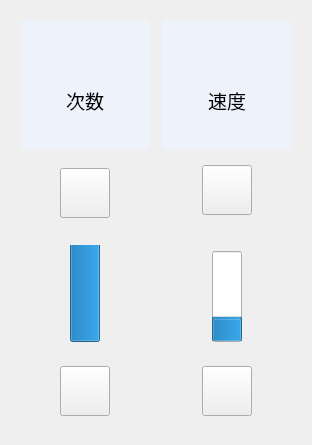
    <widget class="QWidget" name="widget_9" native="true">
     <property name="Style_Widget" stdset="0">
      <string>Style_White_Widget</string>
     </property>
     <layout class="QVBoxLayout" name="verticalLayout_2">
      <item>
       <widget class="QWidget" name="widget_4" native="true">
        <property name="styleSheet">
         <string notr="true">QToolButton {
	padding-top:30px;
    border-radius: 5px;
    border: 0px solid #525252;
    background-color: #EEF2FB;
}</string>
        </property>
        <layout class="QGridLayout" name="gridLayout_2">
         <item row="0" column="0">
          <widget class="QToolButton" name="toolButton_22">
           <property name="sizePolicy">
            <sizepolicy hsizetype="Preferred" vsizetype="Preferred">
             <horstretch>0</horstretch>
             <verstretch>0</verstretch>
            </sizepolicy>
           </property>
           <property name="minimumSize">
            <size>
             <width>130</width>
             <height>130</height>
            </size>
           </property>
           <property name="maximumSize">
            <size>
             <width>140</width>
             <height>16777215</height>
            </size>
           </property>
           <property name="font">
            <font>
             <pointsize>14</pointsize>
            </font>
           </property>
           <property name="text">
            <string>次数</string>
           </property>
           <property name="icon">
            <iconset resource="../../../resources/QtIntellectNurse.qrc">
             <normaloff>:/image/common/速度.png</normaloff>:/image/common/速度.png</iconset>
           </property>
           <property name="iconSize">
            <size>
             <width>36</width>
             <height>36</height>
            </size>
           </property>
           <property name="toolButtonStyle">
            <enum>Qt::ToolButtonTextUnderIcon</enum>
           </property>
          </widget>
         </item>
         <item row="0" column="2">
          <widget class="QToolButton" name="toolButton_23">
           <property name="sizePolicy">
            <sizepolicy hsizetype="Preferred" vsizetype="Preferred">
             <horstretch>0</horstretch>
             <verstretch>0</verstretch>
            </sizepolicy>
           </property>
           <property name="minimumSize">
            <size>
             <width>130</width>
             <height>130</height>
            </size>
           </property>
           <property name="maximumSize">
            <size>
             <width>140</width>
             <height>16777215</height>
            </size>
           </property>
           <property name="font">
            <font>
             <pointsize>14</pointsize>
            </font>
           </property>
           <property name="text">
            <string>速度</string>
           </property>
           <property name="icon">
            <iconset resource="../../../resources/QtIntellectNurse.qrc">
             <normaloff>:/image/common/速度.png</normaloff>:/image/common/速度.png</iconset>
           </property>
           <property name="iconSize">
            <size>
             <width>36</width>
             <height>36</height>
            </size>
           </property>
           <property name="toolButtonStyle">
            <enum>Qt::ToolButtonTextUnderIcon</enum>
           </property>
          </widget>
         </item>
         <item row="5" column="2">
          <widget class="QWidget" name="widget_18" native="true">
           <layout class="QHBoxLayout" name="horizontalLayout_10">
            <item>
             <widget class="QPushButton" name="pushButton_6">
              <property name="sizePolicy">
               <sizepolicy hsizetype="Preferred" vsizetype="Preferred">
                <horstretch>0</horstretch>
                <verstretch>0</verstretch>
               </sizepolicy>
              </property>
              <property name="minimumSize">
               <size>
                <width>50</width>
                <height>50</height>
               </size>
              </property>
              <property name="maximumSize">
               <size>
                <width>50</width>
                <height>50</height>
               </size>
              </property>
              <property name="text">
               <string/>
              </property>
              <property name="icon">
               <iconset resource="../../../resources/QtIntellectNurse.qrc">
                <normaloff>:/image/common/-.png</normaloff>:/image/common/-.png</iconset>
              </property>
              <property name="iconSize">
               <size>
                <width>50</width>
                <height>50</height>
               </size>
              </property>
             </widget>
            </item>
           </layout>
          </widget>
         </item>
         <item row="1" column="0" rowspan="2">
          <widget class="QWidget" name="widget_14" native="true">
           <layout class="QHBoxLayout" name="horizontalLayout_5">
            <item>
             <widget class="QPushButton" name="pushButton">
              <property name="sizePolicy">
               <sizepolicy hsizetype="Preferred" vsizetype="Preferred">
                <horstretch>0</horstretch>
                <verstretch>0</verstretch>
               </sizepolicy>
              </property>
              <property name="minimumSize">
               <size>
                <width>50</width>
                <height>50</height>
               </size>
              </property>
              <property name="maximumSize">
               <size>
                <width>50</width>
                <height>50</height>
               </size>
              </property>
              <property name="text">
               <string/>
              </property>
              <property name="icon">
               <iconset resource="../../../resources/QtIntellectNurse.qrc">
                <normaloff>:/image/common/+.png</normaloff>:/image/common/+.png</iconset>
              </property>
              <property name="iconSize">
               <size>
                <width>50</width>
                <height>50</height>
               </size>
              </property>
             </widget>
            </item>
           </layout>
          </widget>
         </item>
         <item row="5" column="0">
          <widget class="QWidget" name="widget_16" native="true">
           <layout class="QHBoxLayout" name="horizontalLayout_8">
            <item>
             <widget class="QPushButton" name="pushButton_3">
              <property name="sizePolicy">
               <sizepolicy hsizetype="Preferred" vsizetype="Preferred">
                <horstretch>0</horstretch>
                <verstretch>0</verstretch>
               </sizepolicy>
              </property>
              <property name="minimumSize">
               <size>
                <width>50</width>
                <height>50</height>
               </size>
              </property>
              <property name="maximumSize">
               <size>
                <width>50</width>
                <height>50</height>
               </size>
              </property>
              <property name="text">
               <string/>
              </property>
              <property name="icon">
               <iconset resource="../../../resources/QtIntellectNurse.qrc">
                <normaloff>:/image/common/-.png</normaloff>:/image/common/-.png</iconset>
              </property>
              <property name="iconSize">
               <size>
                <width>50</width>
                <height>50</height>
               </size>
              </property>
             </widget>
            </item>
           </layout>
          </widget>
         </item>
         <item row="1" column="2">
          <widget class="QWidget" name="widget_15" native="true">
           <layout class="QHBoxLayout" name="horizontalLayout_7">
            <item>
             <widget class="QPushButton" name="pushButton_5">
              <property name="sizePolicy">
               <sizepolicy hsizetype="Preferred" vsizetype="Preferred">
                <horstretch>0</horstretch>
                <verstretch>0</verstretch>
               </sizepolicy>
              </property>
              <property name="minimumSize">
               <size>
                <width>50</width>
                <height>50</height>
               </size>
              </property>
              <property name="maximumSize">
               <size>
                <width>50</width>
                <height>50</height>
               </size>
              </property>
              <property name="text">
               <string/>
              </property>
              <property name="icon">
               <iconset resource="../../../resources/QtIntellectNurse.qrc">
                <normaloff>:/image/common/+.png</normaloff>:/image/common/+.png</iconset>
              </property>
              <property name="iconSize">
               <size>
                <width>50</width>
                <height>50</height>
               </size>
              </property>
             </widget>
            </item>
           </layout>
          </widget>
         </item>
         <item row="4" column="2">
          <widget class="QWidget" name="widget_7" native="true">
           <layout class="QHBoxLayout" name="horizontalLayout_4">
            <item>
             <widget class="CustProgressBar" name="progressBar_2">
              <property name="minimumSize">
               <size>
                <width>30</width>
                <height>0</height>
               </size>
              </property>
              <property name="value">
               <number>24</number>
              </property>
              <property name="textVisible">
               <bool>false</bool>
              </property>
              <property name="orientation">
               <enum>Qt::Vertical</enum>
              </property>
             </widget>
            </item>
           </layout>
          </widget>
         </item>
         <item row="3" column="0" rowspan="2">
          <widget class="QWidget" name="widget_3" native="true">
           <layout class="QHBoxLayout" name="horizontalLayout_3">
            <item>
             <widget class="CustProgressBar" name="progressBar">
              <property name="minimumSize">
               <size>
                <width>30</width>
                <height>0</height>
               </size>
              </property>
              <property name="styleSheet">
               <string notr="true"/>
              </property>
              <property name="maximum">
               <number>5</number>
              </property>
              <property name="value">
               <number>5</number>
              </property>
              <property name="textVisible">
               <bool>false</bool>
              </property>
              <property name="orientation">
               <enum>Qt::Vertical</enum>
              </property>
              <property name="textDirection">
               <enum>QProgressBar::TopToBottom</enum>
              </property>
             </widget>
            </item>
           </layout>
          </widget>
         </item>
         <item row="4" column="1">
          <widget class="QWidget" name="widget_32" native="true"/>
         </item>
        </layout>
       </widget>
      </item>
     </layout>
    </widget>
